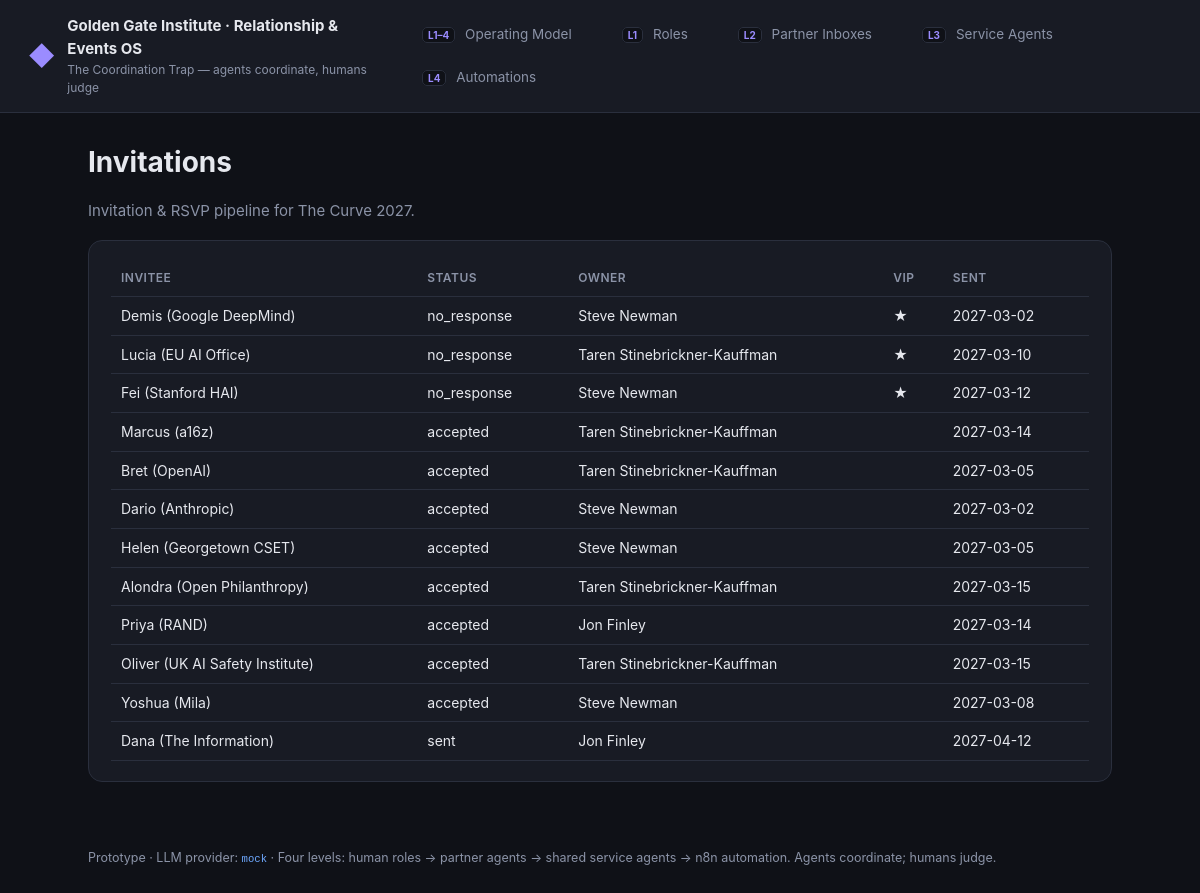
The page /invitations on the database its author committed.
### tables this page shows
CREATE TABLE nodes (
    id          TEXT PRIMARY KEY,            -- e.g. "feature:one-click-checkout"
    type        TEXT NOT NULL,               -- goal|initiative|project|feature|task|risk|...
    title       TEXT NOT NULL,
    status      TEXT,                        -- free-form per type (e.g. on_track, blocked, open)
    data        TEXT NOT NULL DEFAULT '{}',  -- JSON attributes specific to the node type
    created_at  TEXT NOT NULL,
    updated_at  TEXT NOT NULL
);

### app/main.py (the view)
@app.get("/invitations", response_class=HTMLResponse)
def invitations_page(request: Request) -> HTMLResponse:
    people = _people_index()
    rows = []
    for inv in wg.nodes_by_type("invitation"):
        to = next((e["dst"] for e in wg.all_edges() if e["src"] == inv["id"] and e["rel"] == "sent_to"), None)
        rows.append({"Invitee": people.get(to, {}).get("title", to), "Status": inv["status"],
                     "Owner": people.get(inv["data"].get("owner"), {}).get("title", inv["data"].get("owner", "—")),
                     "VIP": "★" if inv["data"].get("vip") else "", "Sent": inv["data"].get("sent")})
    rows.sort(key=lambda r: (r["Status"] != "no_response", r["Status"]))
    return _entities(request, "Invitations", "Invitation & RSVP pipeline for The Curve 2027.", rows)

### app/templates/entities.html (shortened to what this page needs)
{% extends "base.html" %}
{% block content %}
<section class="hero">
  <h1>{{ title }}</h1>
  <p class="muted">{{ intro }}</p>
</section>
<section class="card">
  <table class="tbl">
    <tr>{% for c in columns %}<th>{{ c }}</th>{% endfor %}</tr>
    {% for row in rows %}
    <tr>{% for c in columns %}<td>{{ row[c] }}</td>{% endfor %}</tr>
    {% endfor %}
  </table>
</section>
{% endblock %}

### app/static/style.css (style rules this page uses)
:root { --bg: #0f1117; --panel: #181b24; --panel2: #1f2330; --line: #2a2f3d; --text: #e6e8ee; --muted: #8b93a7; --accent: #6ea8fe; --accent2: #9b8cff; --red: #ff6b6b; --amber: #ffb454; --green: #4ade80; --high: #ff6b6b; --medium: #ffb454; --low: #4ade80; }
* { box-sizing: border-box; }
body { margin: 0; background: var(--bg); color: var(--text); font: 15px/1.55 -apple-system, BlinkMacSystemFont, "Segoe UI", Roboto, Helvetica, Arial, sans-serif; }
.hero h1 { margin: 0 0 4px; font-size: 28px; }
.muted { color: var(--muted); }
.card { background: var(--panel); border: 1px solid var(--line); border-radius: 14px; padding: 20px 22px; margin: 18px 0; }
.tbl { width: 100%; border-collapse: collapse; font-size: 14px; }
.tbl th, .tbl td { text-align: left; padding: 8px 10px; border-bottom: 1px solid var(--line); vertical-align: top; }
.tbl th { color: var(--muted); font-weight: 600; font-size: 12px; text-transform: uppercase; letter-spacing: .04em; }

### rows shown on the page
nodes: title "Demis (Google DeepMind)"
nodes: status "no_response"
nodes: title "Steve Newman" "Steve Newman" "Steve Newman" "Steve Newman" "Steve Newman"
nodes: title "Lucia (EU AI Office)"
nodes: status "no_response"
nodes: title "Taren Stinebrickner-Kauffman" "Taren Stinebrickner-Kauffman" "Taren Stinebrickner-Kauffman" "Taren Stinebrickner-Kauffman" "Taren Stinebrickner-Kauffman"
nodes: title "Fei (Stanford HAI)"
nodes: status "no_response"
nodes: title "Marcus (a16z)"
nodes: status "accepted"
nodes: title "Bret (OpenAI)"
nodes: status "accepted"
nodes: title "Dario (Anthropic)"
nodes: status "accepted"
nodes: title "Helen (Georgetown CSET)"
nodes: status "accepted"
nodes: title "Alondra (Open Philanthropy)"
nodes: status "accepted"
nodes: title "Priya (RAND)"
nodes: status "accepted"
nodes: title "Jon Finley" "Jon Finley"
nodes: title "Oliver (UK AI Safety Institute)"
nodes: status "accepted"
nodes: title "Yoshua (Mila)"
nodes: status "accepted"
nodes: title "Dana (The Information)"
nodes: status "sent"

### other values the page prints
{{ title }} "Invitations"
{{ intro }} "Invitation & RSVP pipeline for The Curve 2027."
{{ c }} "INVITEE" "STATUS" "OWNER" "VIP" "SENT"
{{ row[c] }} "★" "2027-03-02" "★" "2027-03-10" "★" "2027-03-12" "2027-03-14" "2027-03-05" "2027-03-02" "2027-03-05" "2027-03-15" "2027-03-14" "2027-03-15" "2027-03-08" "2027-04-12"
{{ provider or 'mock' }} "mock"
